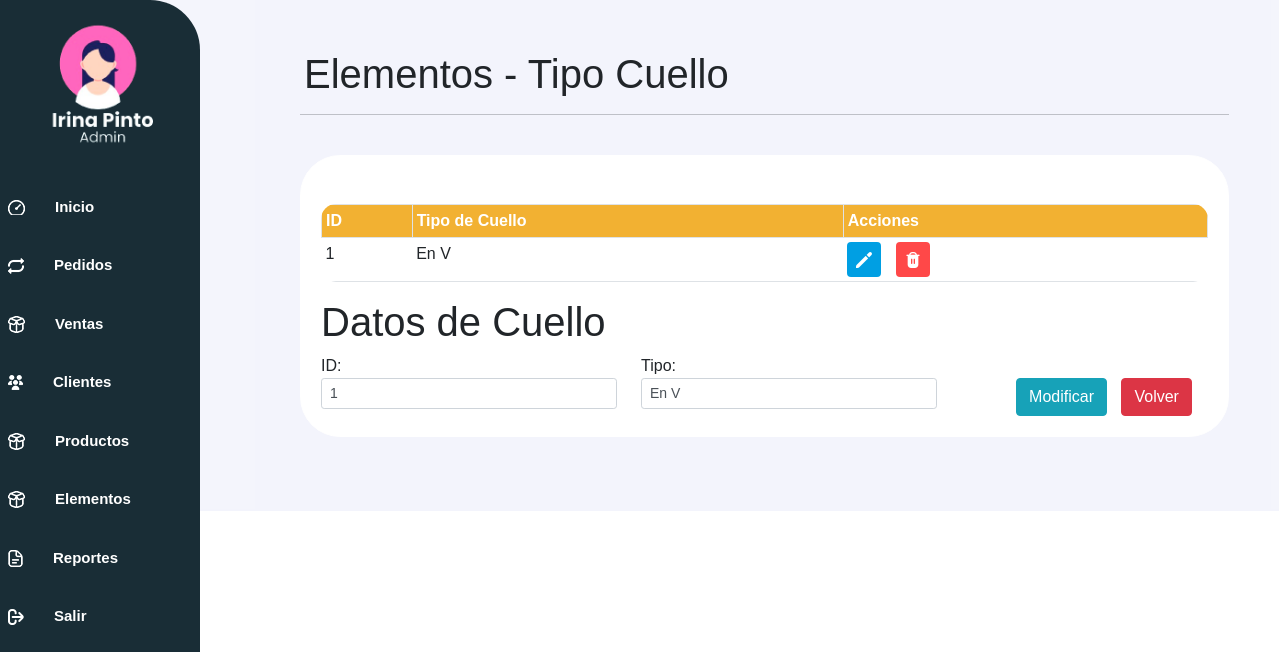
The page /controlador/cuello_controlador.php?id=1 (signed in) on the database its author committed.
### tables this page shows
CREATE TABLE `cuello` (
  `id_cuello` varchar(3) NOT NULL,
  `tipo_cuello` varchar(10) DEFAULT NULL
);

### controlador/cuello_controlador.php (called while the page is built, shortened)
<?php
	require_once("../modelo/cuello_modelo.php");
	$objcuello = new cuelloModelo();
	require_once("../controlador/vista_controlador.php");
	$lista_cuello1 = $objcuello->consultar();
	$lista_cuello = $objcuello->cuello_consultar();
	$idcuello= "";
	$tipocuello= "";
	if (isset($_GET['id'])){
		$objcuello->set_idcuello($_GET['id']);
		if ($objcuello->buscar()){
			$idcuello = $objcuello->get_idcuello();
			$tipocuello = $objcuello->get_tipocuello();
		} else {
			echo "<script>
				alert('No se encontraron los datos');
				location.href='cuello_controlador.php';
			</script>";
		}
	}
	require_once("../vista/cuello_vista.php");
?>

### modelo/conexionPDO.php (called while the page is built, shortened)
<?php
class Conexion {
    private $conexion;
    function __construct(){
        $servidor="localhost";
        $usuarioBD="root";
        $claveBD="";
        $bd="gestion_de_pedidos_cpinto";
        try {
            $this->conexion=new PDO("mysql:host=$servidor;dbname=$bd",$usuarioBD,$claveBD);
            $this->conexion->setAttribute(PDO::ATTR_ERRMODE,PDO::ERRMODE_EXCEPTION);
        }
        catch(PDOException $fallo){
            die ("La conexion ha fallado.".$fallo->getMessage());
        }
    }
    public function conectar(){
        return $this->conexion;
    }
}
?>

### modelo/cuello_modelo.php (called while the page is built, shortened)
<?php
    require_once("conexionPDO.php");
	class cuelloModelo extends Conexion {
		private $idcuello;
		private $tipocuello;
		private $objbd;
		 public function __construct(){
			$this->objbd = parent::conectar();
		}
		public function get_idcuello(){
			return $this->idcuello;
		}
		public function set_idcuello( $idcuello ){
			$this->idcuello = $idcuello;
		}
		public function get_tipocuello(){
			return $this->tipocuello;
		}
		public function consultar(){
			$lista = array();
			$registro = "SELECT * FROM cuello";
			$preparado = $this->objbd->prepare($registro);
			$resul = $preparado->execute();
			while( $datos = $preparado->fetch(PDO::FETCH_ASSOC) ){
				$lista[] = $datos;
			}
			return $lista;
		}
		 public function buscar(){
			$registro="SELECT * from cuello where id_cuello='".$this->idcuello."'";
			$preparado = $this->objbd->prepare($registro);
			$preparado->execute();
			$datos = $preparado->fetch(PDO::FETCH_ASSOC);
			if( $datos) {
				$encontro = 1;
				$this->idcuello = $datos['id_cuello'];
				$this->tipocuello = $datos['tipo_cuello'];
			} else
				$encontro = 0;
			return $encontro;
		}
		public function cuello_consultar(){
			$lista = array();
			$registro = "SELECT * FROM cuello";
			$preparado = $this->objbd->prepare($registro);
			$resul = $preparado->execute();
			while( $datos = $preparado->fetch(PDO::FETCH_ASSOC) ){
				$lista[] = $datos;
			}
			return $lista;
		}
	}
?>

### vista/cuello_vista.php (the view, shortened to what this page needs)
<!DOCTYPE html>
<?php
   require_once("../modelo/conexionPDO.php");
?>
<html>
	<head>
        <link rel="stylesheet" href="../vista/css/estilos.css">
        <link href="https://cdn.lineicons.com/4.0/lineicons.css" rel="stylesheet" />
        <link rel="stylesheet" href="https://cdnjs.cloudflare.com/ajax/libs/font-awesome/5.15.4/css/all.min.css">
		<link rel="stylesheet" href="../vista/css/bootstrap.min.css">
        <link rel="stylesheet" href="../vista/css/sweetalert2.min.css">
	</head>
    <body>
    <div class="barra-lateral">
    </div>
    <div class="contenido">
    <div class="ml-1">
        <h1>Elementos - Tipo Cuello</h1>
    </div>
    <hr>
<div class="px-6 py-4">
    <div class="contenedor-entrada1 px-6 pt-5">
        <div class="caja_scroll">
                    <table class="table table-striped table-bordered table-hover table-sm">
                        <tr>
                            <th>ID</th>
                            <th>Tipo de Cuello</th>
                            <th>Acciones</th>
                        </tr>
                        <?php foreach ($lista_cuello as $cuello){ ?>
                            <tr>
                                <td><?php echo $cuello['id_cuello']; ?></td>
                                <td><?php echo $cuello['tipo_cuello']; ?></td>
                                <td>
                                    <a href="cuello_controlador.php?id=<?php echo $cuello['id_cuello'] ?>" class="btn btn-azul">
                                    <img src="../vista/img/pencil.png" alt="Modificar" width="16" height="16"></a>
                                  <a href="../controlador/cuello_controlador.php?eliminarId=<?php echo $cuello['id_cuello'] ?>" class="btn btn-rojo">
                                     <img src="../vista/img/trash.png" alt="Eliminar" width=16 height=16></a>
                                </td>
                            </tr>
                        <?php } ?>
                    </table>
                </div>
            <?php if(isset($_GET['id'])){ ?>
                <h1 class="display-6"><b>Datos de Cuello </b></h1>
            <?php } else { ?>
                <h1 class="display-6"><b>Agregar Tipo de Cuello</b></h1>
            <?php } ?>
            <form action="" method="POST">
                <div id="f1" class="row col-md-4">
                    <div class="col-md-12">
                        <label for=area>ID: </label>
                        <input type="text" id="idcuello" name="idcuello" value="<?php echo $idcuello; ?>" class="form-control form-control-sm">
                    </div>
                    <div class="col-md-12">
                        <label for=area>Tipo: </label>
                        <input type="text" id="tipocuello" name="tipocuello" value="<?php echo $tipocuello; ?>" class="form-control form-control-sm">
                    </div>
                    <div class="col-md-12"><br>
                        <center>
                            <?php if(!isset($_GET['id'])){ ?>
                            <input type="submit" value="Guardar" name="guardar" class="btn btn-info">
                            <input type="button" value="Limpiar" onclick="Limpiar();" class="btn btn-info">
                            <?php } else { ?>
                            <input type="submit" value="Modificar" name="modificar" class="btn btn-info">
                            <?php } ?>
                            <input type="submit" value="Volver" Name ="Volver" class="btn btn-danger">
                        </center>
                    </div>
                </div>
            </form>
        </div>
        </div>
    </div>
</body>
</html>

### vista/css/estilos.css (style rules this page uses)
body { margin: 0; font-family: 'Poppins', sans-serif !important; }
.barra-lateral { width: 200px; height: 100%; background-color: #192D36; position: fixed; top: 0; left: 0; overflow-x: hidden; padding-top: 20px; border-top-right-radius: 50px; border-bottom-right-radius: 50px; }
.contenido { flex: 1; padding: 50px; height: auto; padding-left: 300px; background-color: #4858cf10; }
.px-6 { margin: 0 auto; max-width: 2000px; max-height: 1000px; }
.contenedor-entrada1 { background-color: white; width: auto; height: auto; border: 1px solid rgb(255, 255, 255); border-radius: 40px; padding: 20px; }
.btn { display: inline-block; margin-right: 10px; }
.btn-azul { background-color: #009fe3 !important; color: #fff !important; padding: 3px 8px !important; font-size: 18px !important; transition: background-color 0.3s !important;; }
.btn-rojo { background-color: #ff4848 !important; padding: 3px 8px !important; font-size: 18px !important; }
.table { border-radius: 15px; overflow: hidden; border-collapse: collapse; }
.table th { background-color: #FFBB35 !important; color: #fff; }
.table td { border: none; }
#f1 { display: grid; grid-template-columns: 320px 320px 320px ; }

### rows shown on the page
cuello: id_cuello "1", tipo_cuello "En V", idcuello "1", tipocuello "En V"
